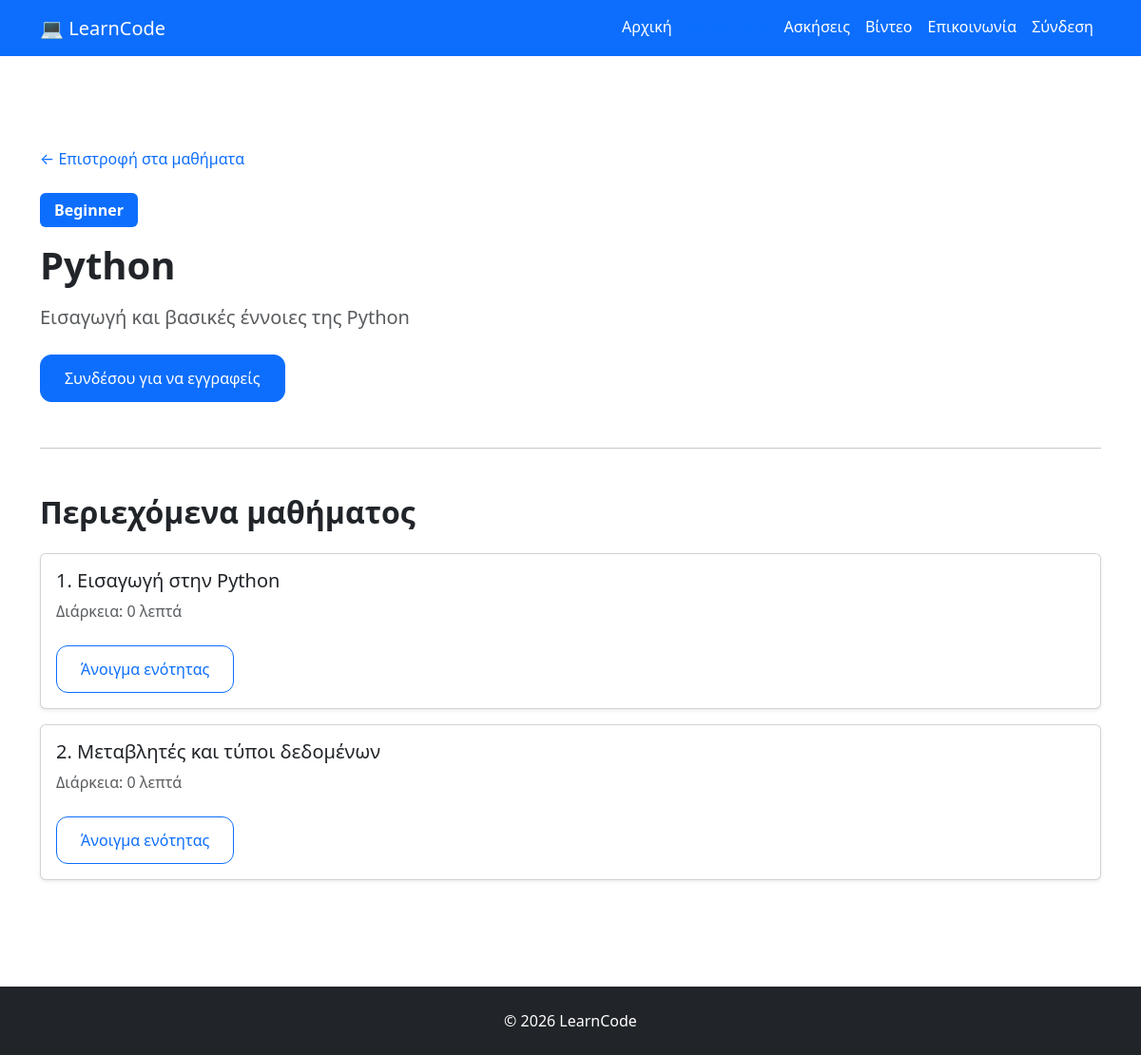
Screenshot of /courses/python/ with the database file from the repository.
### courses/models.py (models this page shows, shortened)
class Course(models.Model):
    LEVEL_CHOICES = [
        ("beginner", "Beginner"),
        ("intermediate", "Intermediate"),
        ("advanced", "Advanced"),
    ]
    title = models.CharField(max_length=200)
    slug = models.SlugField(unique=True, blank=True)
    description = models.TextField()
    level = models.CharField(
        max_length=20,
        choices=LEVEL_CHOICES,
        default="beginner"
    )
    published = models.BooleanField(default=False)
    created_at = models.DateTimeField(auto_now_add=True)

class Lesson(models.Model):
    course = models.ForeignKey(
        Course,
        on_delete=models.CASCADE,
        related_name="lessons"
    )
    title = models.CharField(max_length=200)
    slug = models.SlugField()
    content = models.TextField()
    order = models.PositiveIntegerField(default=1)
    published = models.BooleanField(default=False)
    created_at = models.DateTimeField(auto_now_add=True)\
    duration = models.PositiveIntegerField(
    default=0,
    help_text="Διάρκεια σε λεπτά"
    )
    published = models.BooleanField(default=False)
    created_at = models.DateTimeField(auto_now_add=True)
    class Meta:
        ordering = ["order"]
        constraints = [
            models.UniqueConstraint(
                fields=["course", "slug"],
                name="unique_lesson_slug_per_course"
            )
        ]

### courses/views.py (the view)
# urls.py: path("<slug:slug>/",views.course_detail,name="course_detail",),
def course_detail(request, slug):
    course = get_object_or_404(
        Course,
        slug=slug,
        published=True,
    )
    is_enrolled = False
    if request.user.is_authenticated:
        is_enrolled = Enrollment.objects.filter(
            user=request.user,
            course=course,
        ).exists()
    context = {
        "course": course,
        "is_enrolled": is_enrolled,
    }
    return render(
        request,
        "courses/course_detail.html",
        context,
    )

### courses/templates/courses/course_detail.html (shortened to what this page needs)
{% extends "base.html" %}
{% block content %}
<section class="py-5">
    <a
        href="{% url 'course_list' %}"
        class="text-decoration-none"
    >
        ← Επιστροφή στα μαθήματα
    </a>
    <div class="mt-4">
        <span class="badge bg-primary mb-3">
            {{ course.get_level_display }}
        </span>
        <h1 class="fw-bold">
            {{ course.title }}
        </h1>
        <p class="lead text-muted mt-3">
            {{ course.description }}
        </p>
    </div>
    <div class="mt-4">
        {% if user.is_authenticated %}
            {% if is_enrolled %}
                <div class="alert alert-success">
                    ✅ Έχεις εγγραφεί σε αυτό το μάθημα.
                </div>
                <form
                    method="post"
                    action="{% url 'unenroll_course' course.slug %}"
                >
                    {% csrf_token %}
                    <button
                        type="submit"
                        class="btn btn-outline-danger"
                    >
                        Απεγγραφή από το μάθημα
                    </button>
                </form>
            {% else %}
                <form
                    method="post"
                    action="{% url 'enroll_course' course.slug %}"
                >
                    {% csrf_token %}
                    <button
                        type="submit"
                        class="btn btn-primary"
                    >
                        Εγγραφή στο μάθημα
                    </button>
                </form>
            {% endif %}
        {% else %}
            <a
                href="{% url 'login' %}?next={{ request.path }}"
                class="btn btn-primary"
            >
                Συνδέσου για να εγγραφείς
            </a>
        {% endif %}
    </div>
    <hr class="my-5">
    <div>
        <h2 class="fw-bold mb-4">
            Περιεχόμενα μαθήματος
        </h2>
        {% for lesson in course.lessons.all %}
            {% if lesson.published %}
                <div class="card shadow-sm mb-3">
                    <div class="card-body">
                        <h5 class="card-title mb-2">
                            {{ lesson.order }}. {{ lesson.title }}
                        </h5>
                        <p class="text-muted">
                            Διάρκεια: {{ lesson.duration }} λεπτά
                        </p>
                        <a
                            href="{% url 'lesson_detail' course.slug lesson.slug %}"
                            class="btn btn-outline-primary mt-2"
                        >
                            Άνοιγμα ενότητας
                        </a>
                    </div>
                </div>
            {% endif %}
        {% empty %}
            <div class="alert alert-info">
                Δεν υπάρχουν ακόμη διαθέσιμα μαθήματα.
            </div>
        {% endfor %}
    </div>
</section>
{% endblock %}

### static/css/style.css (style rules this page uses)
.btn { border-radius:12px; padding:12px 25px; margin-right:10px; }
.badge { font-size:1rem; padding:10px 15px; }

### rows the page displays
Course: level "Beginner", title "Python", description "Εισαγωγή και βασικές έννοιες της Python"
Lesson: order "1", title "Εισαγωγή στην Python", duration "0"
Lesson: order "2", title "Μεταβλητές και τύποι δεδομένων", duration "0"
